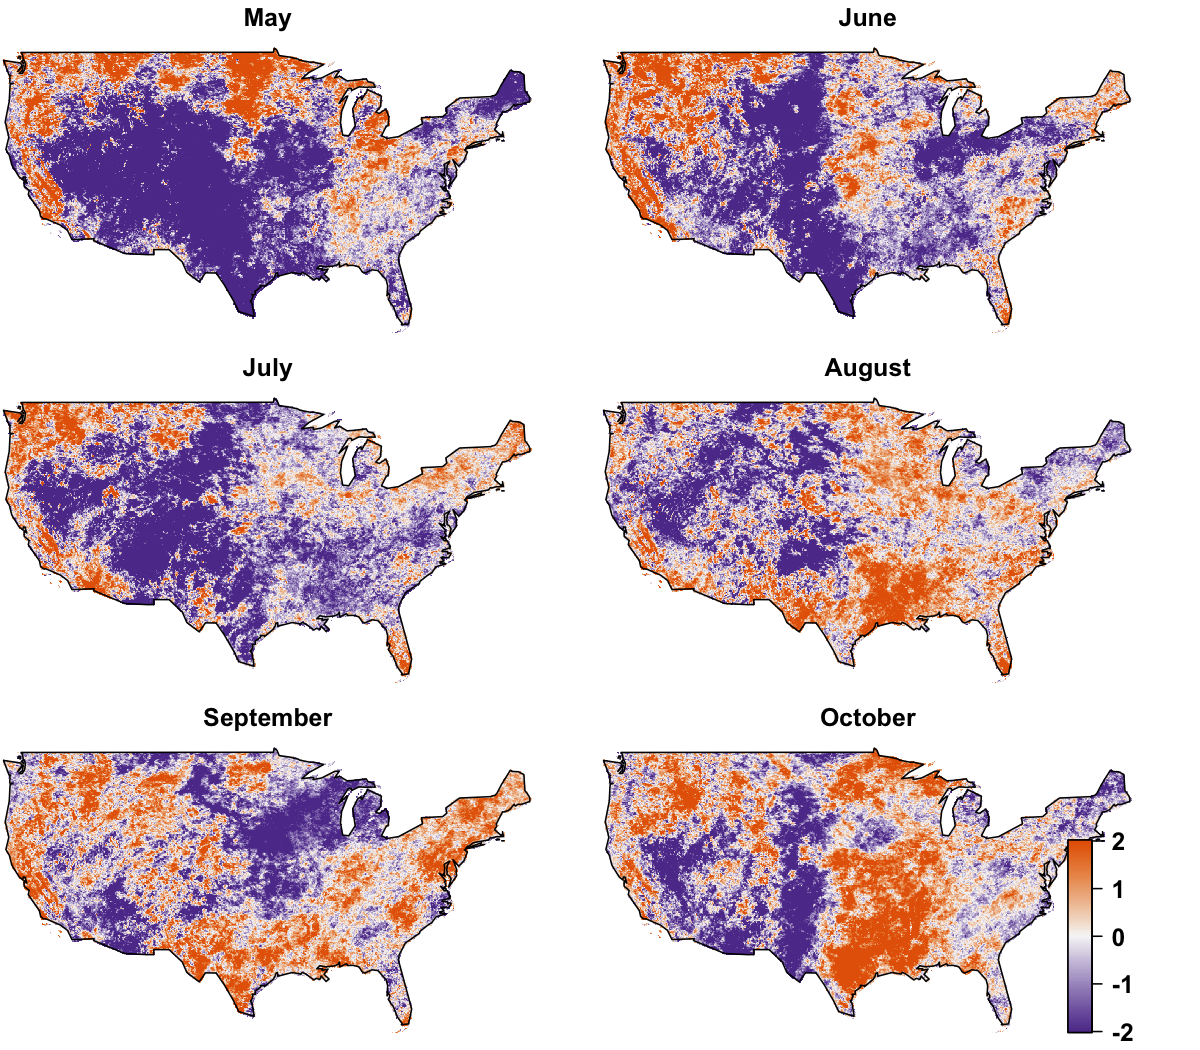

Write R code to recreate this figure.
source('transAuxFuncs.R')
r <- sapply(dir('~/Box Sync/Home Folder/Private/DT/4K/ANOMALY/2015/', recursive = T, full.names = T), raster)

png('figures/transFluxFig.dTAnomaly.Monthly.USA.png', width = 8, height = 7, res = 150,  units = 'in')
par(mar=c(0,0,1,0), oma=c(0,0,0,0))
plotMonthlySpatial(r[5:10], colList = colList.purpleOrange, showContour = F,
                    rng = c(-2,2), cexLegend = 1.5, arrangeMat = c(3,2), 
                   legendPos= c(.78, .82, .05, .6),
                   
                   lables = month.name[5:10])
dev.off()


r <- rMean(r[6:9])
rng <- c(-2,2)
r [r< rng[1]] <- rng[1]
r [r> rng[2]] <- rng[2]
png('figures/transFluxFig.dTAnomaly.USA.Summer.png', width = 8, height = 5, res = 300,  units = 'in')
par(mar=c(3,3,3,1))
plot(r, 
     # xlim=c(-90.5,-74.5), ylim=c(25,40), 
     zlim=rng, #breaks=bks,
     col=colorRampPalette(colList.purpleOrange)(100))
map('usa', add = T)
plot(physio, add=T)
mtext(expression(paste('Anomaly of thermal stress (∆T), across USA in summer 2015')), font=2, line = 1, cex=1.5)
# mtext(expression(paste(Delta,'T=T'[surface],'-T'[air])), cex=1.5, font=2, line=.5)
dev.off()
